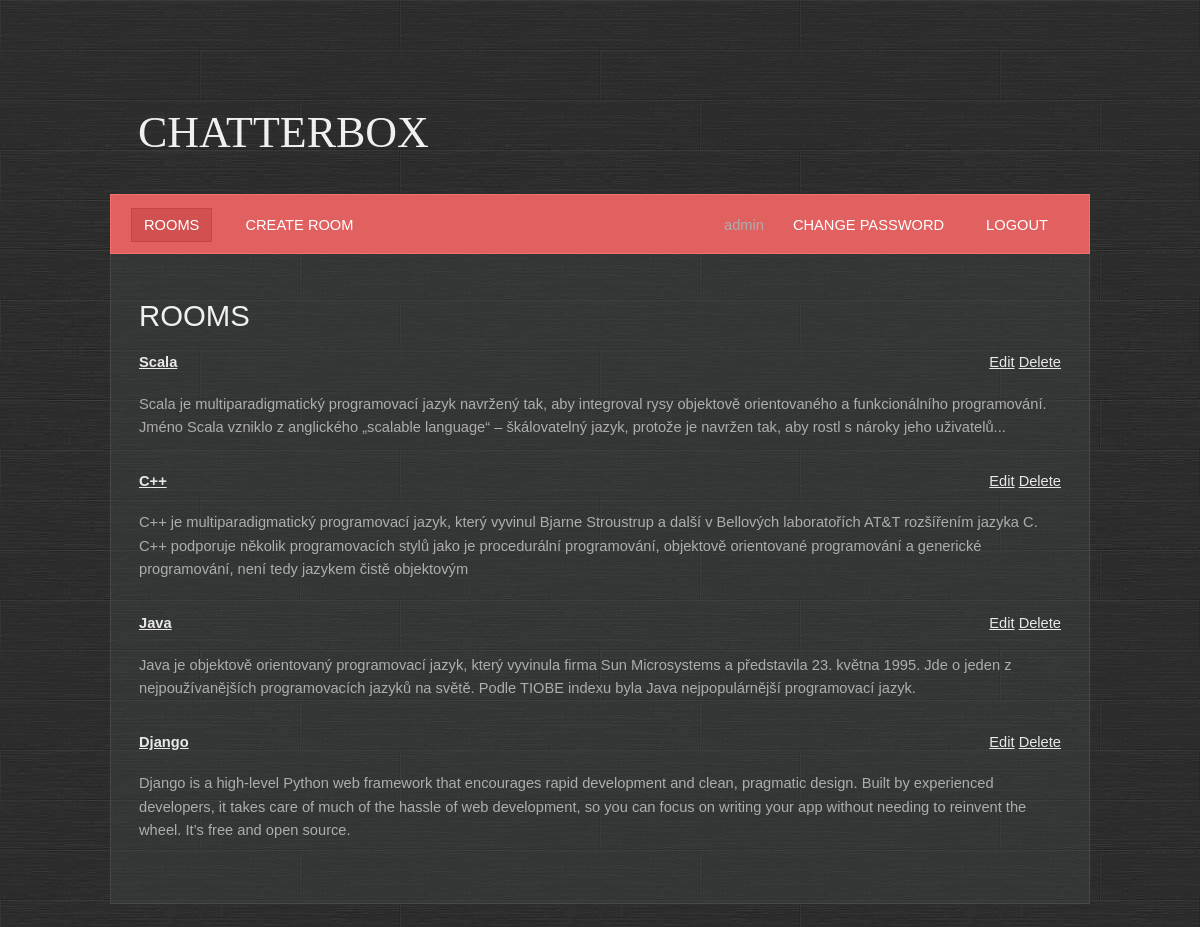
The app's page / (signed in) with its own data.
### base/models.py (models this page shows, shortened)
class Room(Model):
    name = models.CharField(max_length=200, unique=True)
    description = models.TextField(null=True, blank=True)
    participants = models.ManyToManyField(User, related_name='participants', blank=True)
    created = models.DateTimeField(auto_now_add=True)
    updated = models.DateTimeField(auto_now=True)
    class Meta:
        ordering = ['-created', 'name']

### base/views.py (the view)
# urls.py: path('', base.views.RoomsView.as_view(), name='rooms'),
class RoomsView(ListView):
    template_name = 'base/rooms.html'
    model = Room

### base/templates/base/rooms.html
{% extends 'main.html' %}
{% block content %}
    <h1>Rooms</h1>
    <br>
    <div class="box">
        {% for room in object_list %}
            <div class="last-child">
                <a href="{% url 'room_update' room.id %}">Edit</a>
                <a href="{% url 'room_delete' room.id %}">Delete</a>
            </div>
            <p><a href="{% url 'room' room.id %}"><b>{{ room.name|capfirst }}</b></a></p>
            <div class="box">{{ room.description }}</div>
        {% endfor %}
    </div>
{% endblock %}

### templates/navbar.html
<ul>
    <li class="first active">
        <a href="{% url 'rooms' %}">Rooms</a>
    </li>
    <li>
        <a href="{% url 'room_create' %}">Create room</a>
    </li>
    {% if user.is_authenticated %}
        <li class="last-child">
            <a href="{% url 'logout' %}">Logout</a>
        </li>
        <li class="last-child">
            <a href="{% url 'password_change' %}">Change password</a>
        </li>
        <li class="last-child">{{ user.username }}
        </li>
    {% else %}
        <li class="last-child">
            <a href="{% url 'login' %}">Login</a>
        </li>
    {% endif %}
</ul><br class="clearfix"/>

### static/styles/style.css (style rules this page uses)
* { margin: 0; padding: 0; }
a { text-decoration: underline; color: #e8e8e8; }
body { font-size: 11pt; line-height: 1.6em; font-family: Arial, sans-serif; background: #9ea3a3; color: #adadad; background: url(/static/images/bg.jpg); }
h1,h2,h3,h4 { text-transform: uppercase; font-weight: normal; color: #f0f0f0; }
p { margin-bottom: 1.25em; }
ul { margin-bottom: 1.25em; }
ul { list-style: none; }
.last-child { float:right; }
.box { overflow: hidden; margin: 0 0 30px 0; }
#menu a { text-decoration: none; text-transform: uppercase; color: #ffffff; padding: 8px 12px 8px 12px; border: solid 1px #e16060; }
#menu ul { list-style: none; }
#menu ul li { display: inline; padding: 0 8px 0 8px; }
#menu ul li.first { padding-left: 0; }
#menu ul li.active a { background: #D15050; border: solid 1px #C64545; }

### records on screen
Room: name "Scala", description "Scala je multiparadigmatický programovací jazyk navržený tak, aby integroval rysy objektově orientovaného a funkcionálního programování. Jméno Scala vzniklo z anglického „scalable language“ – škálovatelný jazyk, protože je navržen tak, aby rostl s nároky jeho uživatelů..."
Room: name "C++", description "C++ je multiparadigmatický programovací jazyk, který vyvinul Bjarne Stroustrup a další v Bellových laboratořích AT&T rozšířením jazyka C. C++ podporuje několik programovacích stylů jako je procedurální programování, objektově orientované programování a generické programování, není tedy jazykem čistě objektovým"
Room: name "Java", description "Java je objektově orientovaný programovací jazyk, který vyvinula firma Sun Microsystems a představila 23. května 1995. Jde o jeden z nejpoužívanějších programovacích jazyků na světě. Podle TIOBE indexu byla Java nejpopulárnější programovací jazyk."
Room: name "Django", description "Django is a high-level Python web framework that encourages rapid development and clean, pragmatic design. Built by experienced developers, it takes care of much of the hassle of web development, so you can focus on writing your app without needing to reinvent the wheel. It’s free and open source."

### other values on screen
{{ user.username }} "admin"
